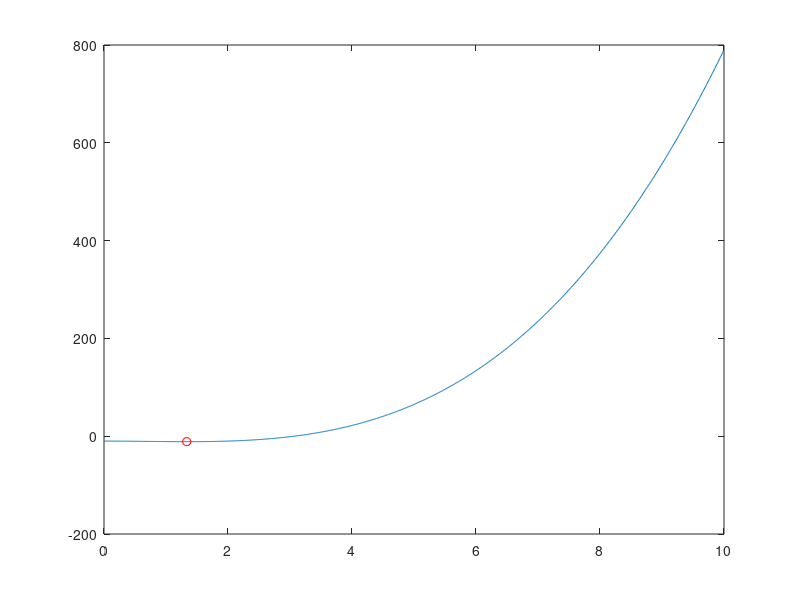

The MATLAB script that drew this image: (Note: this script raises an error after producing the figure.)
%%
t = 0:.01:10;
myfun = @(x)x.^3-2*x.^2-10;
y = myfun(t);
[min_t, min_y] = fminbnd(myfun, 0, 10);
plot(t,y);
hold on 
plot(min_t, min_y, 'or');

%%
curve = struct();
curve.xfun = @sin;
curve.yfun = @(t)(t.*cos(t));
out = get_shortest([5,3], curve, 0, 2*pi, true)
axis equal